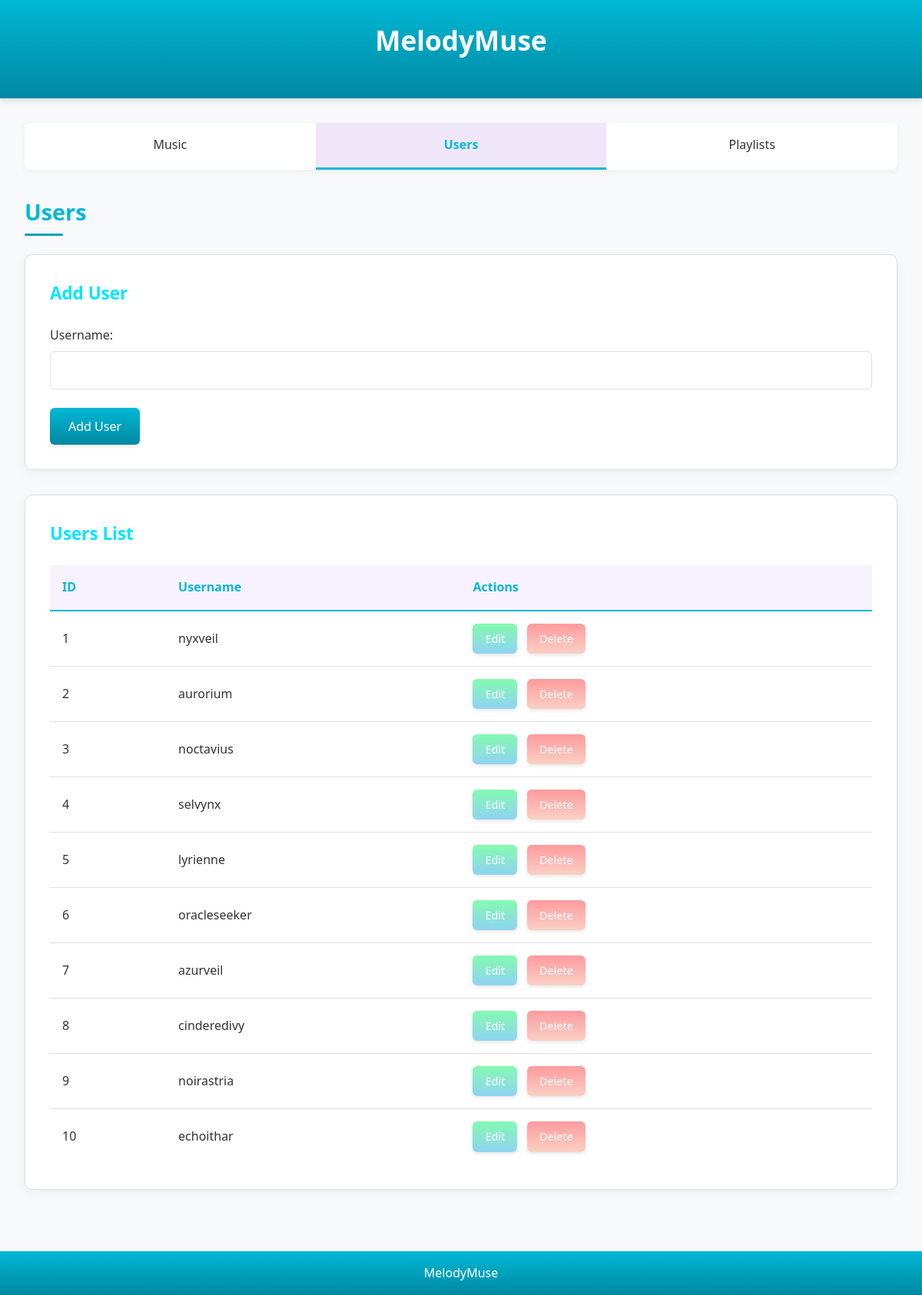
The app's page /?page=users with its own data.
### tables this page shows
CREATE TABLE `user` (
  `id` int NOT NULL,
  `username` varchar(100) NOT NULL
);

### config/db.php (called while the page is built, shortened)
<?php
class Database {
    private $host = "localhost";
    private $username = "root";
    private $password = "";
    private $dbname = "db_melody";
    public function __construct() {
        try {
            $this->conn = new PDO("mysql:host=$this->host;dbname=$this->dbname", $this->username, $this->password);
        } catch (PDOException $e) {
            die("Database Connection Error: " . $e->getMessage());
        }
    }
}
?>

### class/User.php (called while the page is built, shortened)
<?php
require_once 'config/db.php';
class User {
    private $db;
    public function __construct() {
        $this->db = (new Database())->conn;
    }
    public function getAllUsers() {
        $stmt = $this->db->query("SELECT * FROM user");
        return $stmt->fetchAll(PDO::FETCH_ASSOC);
    }
}
?>

### view/users.php (the view, shortened to what this page needs)
<section class="users-section">
    <h2>Users</h2>
    <div class="form-container">
        <h3><?php echo isset($_GET['edit']) ? 'Edit' : 'Add'; ?> User</h3>
        <form method="POST" action="index.php?page=users">
            <div class="form-group">
                <label for="username">Username:</label>
                <input type="text" id="username" name="username" required value="<?php echo isset($editUser) ? htmlspecialchars($editUser['username']) : ''; ?>">
            </div>
            <button type="submit" name="<?php echo isset($_GET['edit']) ? 'update_user' : 'add_user'; ?>">
                <?php echo isset($_GET['edit']) ? 'Update' : 'Add'; ?> User
            </button>
        </form>
    </div>
    <div class="table-container">
        <h3>Users List</h3>
        <?php if(empty($usersList)): ?>
            <p>No users found.</p>
        <?php else: ?>
            <table>
                <thead>
                    <tr>
                        <th>ID</th>
                        <th>Username</th>
                        <th>Actions</th>
                    </tr>
                </thead>
                <tbody>
                    <?php foreach($usersList as $user): ?>
                        <tr>
                            <td><?php echo $user['id']; ?></td>
                            <td><?php echo htmlspecialchars($user['username']); ?></td>
                            <td class="actions">
                                <a href="?page=users&edit=<?php echo $user['id']; ?>" class="edit-btn">Edit</a>
                                <a href="?page=users&delete=<?php echo $user['id']; ?>" class="delete-btn" onclick="return confirm('Are you sure you want to delete this user? All associated playlists will also be deleted.')">Delete</a>
                            </td>
                        </tr>
                    <?php endforeach; ?>
                </tbody>
            </table>
        <?php endif; ?>
    </div>
</section>

### style.css (style rules this page uses)
* { margin: 0; padding: 0; box-sizing: border-box; font-family: 'Segoe UI', Tahoma, Geneva, Verdana, sans-serif; }
:root { --primary-gradient: linear-gradient(180deg, #00b8d4 0%, #0088a3 100%); --secondary-gradient: linear-gradient(180deg, #00e5ff 0%, #00b0ff 100%); --success-gradient: linear-gradient(180deg, #84fab0 0%, #8fd3f4 100%); --danger-gradient: linear-gradient(180deg, #ff9a9e 0%, #fad0c4 100%); --warning-gradient: linear-gradient(180deg, #ffecd2 0%, #fcb69f 100%); --info-gradient: linear-gradient(180deg, #a1c4fd 0%, #c2e9fb 100%); --primary-color: #00b8d4; --secondary-color: #00e5ff; --success-color: #00e676; --danger-color: #ff5252; --warning-color: #ffab40; --info-color: #40c4ff; --text-color: #333; --text-light: #666; --text-lighter: #999; --bg-color: #f8f9fa; --bg-light: #ffffff; --border-color: #e0e0e0; }
body { line-height: 1.6; color: var(--text-color); background-color: var(--bg-color); min-height: 100vh; display: flex; flex-direction: column; }
h1, h2, h3 { margin-bottom: 1.5rem; font-weight: 600; }
h2 { font-size: 1.8rem; color: var(--primary-color); }
h3 { font-size: 1.4rem; color: var(--secondary-color); }
.form-container { background: var(--bg-light); padding: 2rem; margin-bottom: 2rem; border-radius: 10px; box-shadow: 0 4px 15px rgba(0, 0, 0, 0.05); border: 1px solid var(--border-color); }
.table-container { background: var(--bg-light); padding: 2rem; border-radius: 10px; box-shadow: 0 4px 15px rgba(0, 0, 0, 0.05); overflow-x: auto; border: 1px solid var(--border-color); margin-bottom: 2rem; }
table { width: 100%; border-collapse: collapse; }
table th, table td { padding: 1rem; text-align: left; }
table th { background: rgba(106, 17, 203, 0.05); color: var(--primary-color); font-weight: 600; border-bottom: 2px solid var(--primary-color); }
table tr { border-bottom: 1px solid var(--border-color); transition: background 0.3s ease; }
table tr:last-child { border-bottom: none; }
.form-group { margin-bottom: 1.5rem; }
.form-group label { display: block; margin-bottom: 0.5rem; font-weight: 500; color: var(--text-color); }
.form-group input, .form-group select { width: 100%; padding: 0.8rem 1rem; border: 1px solid var(--border-color); border-radius: 6px; font-size: 1rem; transition: all 0.3s ease; }
button { background: var(--primary-gradient); color: white; border: none; padding: 0.8rem 1.5rem; cursor: pointer; border-radius: 6px; font-size: 1rem; font-weight: 500; transition: all 0.3s ease; box-shadow: 0 2px 5px rgba(0, 0, 0, 0.1); }
.actions { display: flex; gap: 0.8rem; }
.edit-btn, .delete-btn, .view-btn, .back-btn, .cancel-btn, .clear-search { display: inline-block; padding: 0.5rem 1rem; border-radius: 6px; text-decoration: none; color: white; font-size: 0.9rem; font-weight: 500; transition: all 0.3s ease; box-shadow: 0 2px 5px rgba(0, 0, 0, 0.1); }
.edit-btn { background: var(--success-gradient); }
.delete-btn { background: var(--danger-gradient); }
section { margin-bottom: 2rem; }
section h2 { position: relative; padding-bottom: 0.5rem; }
section h2::after { content: ''; position: absolute; bottom: 0; left: 0; width: 50px; height: 3px; background: var(--primary-gradient); border-radius: 3px; }
.music-section, .users-section, .playlists-section { margin-bottom: 3rem; }

### records on screen
user: id "1", username "nyxveil"
user: id "2", username "aurorium"
user: id "3", username "noctavius"
user: id "4", username "selvynx"
user: id "5", username "lyrienne"
user: id "6", username "oracleseeker"
user: id "7", username "azurveil"
user: id "8", username "cinderedivy"
user: id "9", username "noirastria"
user: id "10", username "echoithar"
